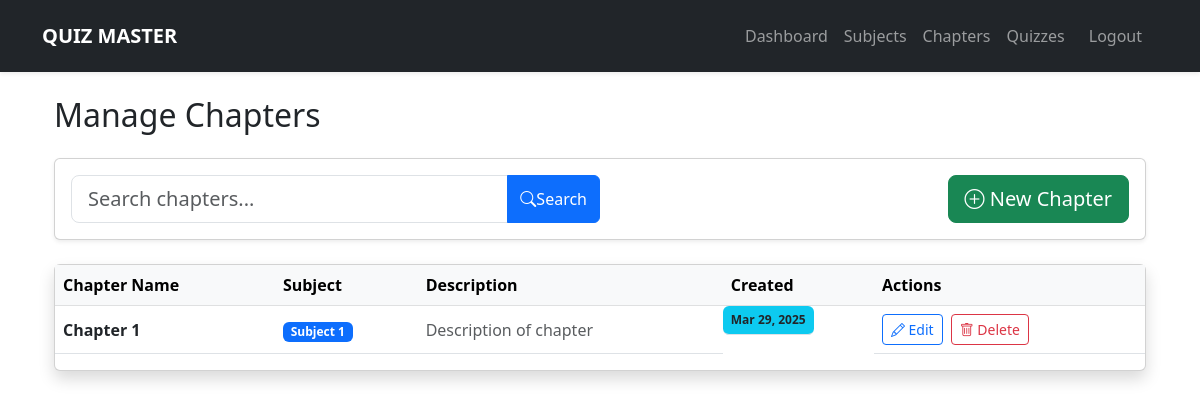
/admin/chapters (signed in), run on the app's committed database.
### models.py (models this page shows)
class Chapter(db.Model):
    id = db.Column(db.Integer, primary_key=True)
    name = db.Column(db.String(100), nullable=False)
    description = db.Column(db.Text)
    subject_id = db.Column(db.Integer, db.ForeignKey('subject.id'))
    quizzes = db.relationship('Quiz', backref='chapter', lazy=True)
    created_at = db.Column(db.DateTime, default=datetime.utcnow)

class Subject(db.Model):
    id = db.Column(db.Integer, primary_key=True)
    name = db.Column(db.String(100), nullable=False)
    description = db.Column(db.Text)
    chapters = db.relationship('Chapter', backref='subject', lazy=True)
    created_at = db.Column(db.DateTime, default=datetime.utcnow)

### app.py (the view, shortened to what this page needs)
@app.route('/admin/chapters', methods=['GET', 'POST'])
@login_required
def manage_chapters():
    if not current_user.is_admin:
        return redirect(url_for('index'))
    form = ChapterForm()
    form.subject.choices = [(s.id, s.name) for s in Subject.query.order_by(Subject.name).all()]
    search_query = request.args.get('search', '')
    query = Chapter.query.join(Subject)
    if search_query:
        query = query.filter(db.or_(
            Chapter.name.ilike(f'%{search_query}%'),
            Subject.name.ilike(f'%{search_query}%'),
            Chapter.description.ilike(f'%{search_query}%')
        ))
    chapters = query.order_by(Chapter.created_at.desc()).all()
    return render_template('admin/manage_chapters.html',
                         form=form,
                         chapters=chapters,
                         search_query=search_query)

### forms.py
class ChapterForm(FlaskForm):
    name = StringField('Chapter Name', validators=[DataRequired()])
    description = TextAreaField('Description')
    subject = SelectField('Subject', coerce=int)
    submit = SubmitField('Save Chapter')

### app.py (called while the page is built)
@app.template_filter('datetimeformat')
def datetimeformat(value, fmt='%Y-%m-%d %H:%M'):
    if not value:
        return ""
    try:
        return value.strftime(fmt)
    except AttributeError:
        return ""

@login_manager.user_loader
def load_user(user_id):
    return User.query.get(int(user_id))

### templates/admin/manage_chapters.html (shortened to what this page needs)
{% extends "base.html" %}
{% block content %}
<div class="container-fluid">
    <h2 class="mb-4">Manage Chapters</h2>
    <div class="card mb-4 shadow-sm">
        <div class="card-body">
            <div class="d-flex justify-content-between align-items-center">
                <form method="GET" class="w-50 me-3">
                    <div class="input-group">
                        <input type="text"
                               class="form-control form-control-lg"
                               name="search"
                               placeholder="Search chapters..."
                               value="{{ search_query }}">
                        <button class="btn btn-primary" type="submit" title="Search">
                            <i class="bi bi-search"></i>Search
                        </button>
                    </div>
                </form>
                <button class="btn btn-success btn-lg"
                        data-bs-toggle="modal"
                        data-bs-target="#newChapterModal">
                    <i class="bi bi-plus-circle"></i> New Chapter
                </button>
            </div>
        </div>
    </div>
    <div class="card shadow">
        <div class="card-body p-0">
            <div class="table-responsive">
                <table class="table table-hover align-middle">
                    <thead class="table-light">
                        <tr>
                            <th>Chapter Name</th>
                            <th>Subject</th>
                            <th>Description</th>
                            <th>Created</th>
                            <th>Actions</th>
                        </tr>
                    </thead>
                    <tbody>
                        {% for chapter in chapters %}
                        <tr>
                            <td class="fw-bold">{{ chapter.name }}</td>
                            <td>
                                <span class="badge bg-primary">
                                    {{ chapter.subject.name }}
                                </span>
                            </td>
                            <td class="text-muted truncated-text">
                                {{ chapter.description|truncate(80) }}
                            </td>
                            <td class="badge bg-info">
                                {{ chapter.created_at|datetimeformat('%b %d, %Y') }}
                            </td>
                            <td class="text-nowrap">
                                <div class="d-flex gap-2">
                                    <button class="btn btn-sm btn-outline-primary"
                                            data-bs-toggle="modal"
                                            data-bs-target="#editChapterModal{{ chapter.id }}">
                                        <i class="bi bi-pencil"></i> Edit
                                    </button>
                                    <form method="POST"
                                          action="{{ url_for('delete_chapter', chapter_id=chapter.id) }}">
                                        <button type="submit"
                                                class="btn btn-sm btn-outline-danger"
                                                title="Delete Chapter"
                                                onclick="return confirm('Delete this chapter and all related quizzes?')">
                                            <i class="bi bi-trash"></i> Delete
                                        </button>
                                    </form>
                                </div>
                            </td>
                        </tr>
                        {% endfor %}
                    </tbody>
                </table>
            </div>
        </div>
    </div>
</div>
{% endblock %}

### data on the page
Chapter: name "Chapter 1", subject.name "Subject 1", description "Description of chapter", created_at "Mar 29, 2025"
